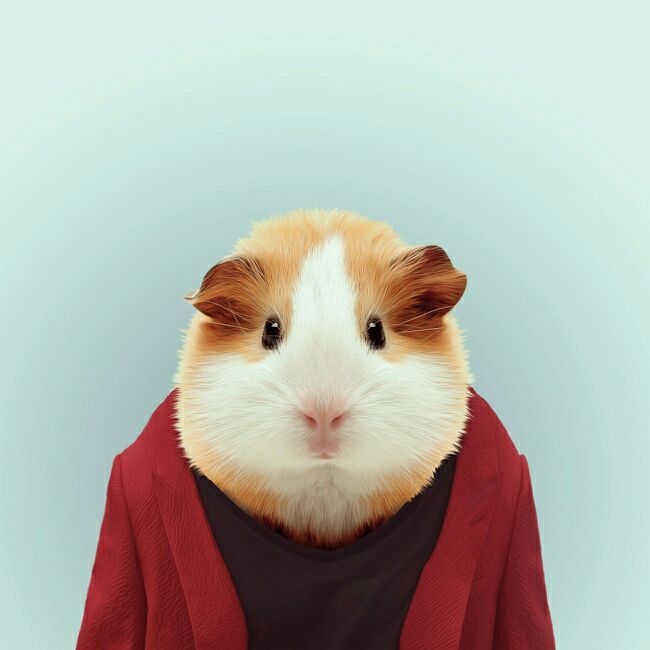
#> input picture 几何变换/单应性（homography）/01.jpg, 650 x 650 px
$ python demo01.py
#> lines starting #> are read from the running program, lines starting #| are printed output that depends on the picture
from PIL import Image
import numpy as np
import matplotlib.pyplot as plt
import matplotlib.image as mpimg

def get_approx_matrix(u, sigma, v, rank): #rank 表示截断式SVD的保留的奇异值个数
    m = len(u)
    n = len(v)
    a = np.zeros((m, n))
    k = 0
    while k < rank:
        uk = u[:, k].reshape(m, 1)
        vk = v[k].reshape(1, n)
        a += sigma[k] * np.dot(uk, vk)
        k += 1
    a[a < 0] = 0
    a[a > 255] = 255
    return a.astype("uint8")

def get_svd_image(file_path):
#> called with file_path = '01.jpg'
    name, suffix = file_path.split(".")
    img = Image.open(file_path, 'r')
#> img is the input picture: PIL image 650x650 RGB; mean R, G, B 180.3, 180.6, 172
    a = np.array(img)
    u0, sigma0, v0 = np.linalg.svd(a[:, :, 0])
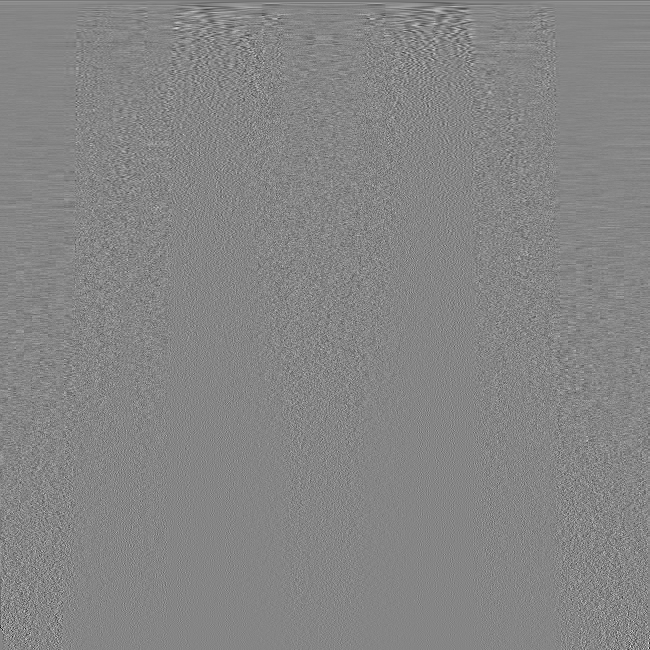
#> v0: shape (650, 650) float64; min -0.42, max 0.381, mean -6.46e-05; drawn with min black and max white
#> sigma0 = 650 values, max 119384.8 at index 0, min 1.18e-11 at index 628, mean 338.7
    u1, sigma1, v1 = np.linalg.svd(a[:, :, 1])
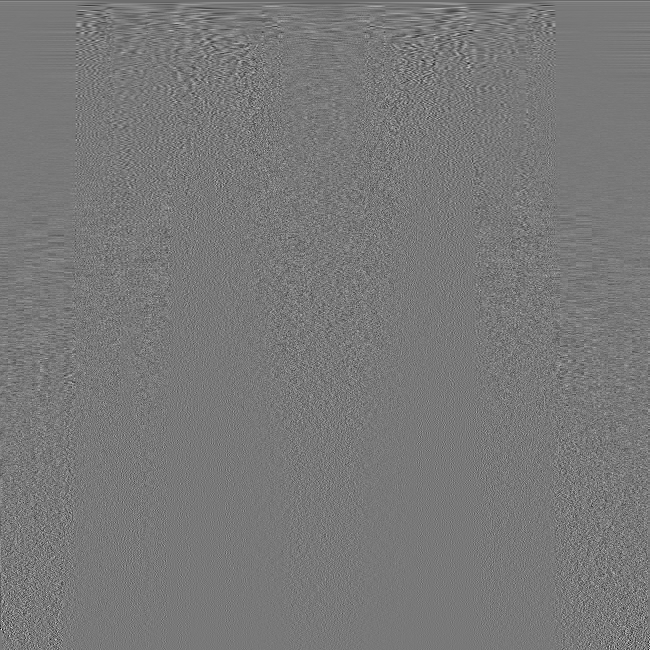
#> v1: shape (650, 650) float64; min -0.348, max 0.385, mean -6.64e-05; drawn with min black and max white
#> sigma1 = 650 values, max 123795.6 at index 0, min 1.2e-11 at index 629, mean 398.4
    u2, sigma2, v2 = np.linalg.svd(a[:, :, 2])
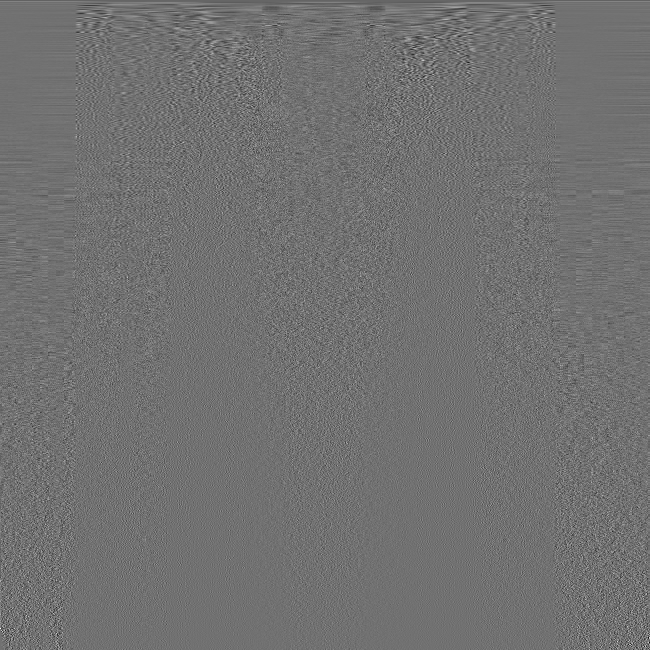
#> v2: shape (650, 650) float64; min -0.352, max 0.438, mean -6.93e-05; drawn with min black and max white
#> sigma2 = 650 values, max 118149.2 at index 0, min 1.14e-11 at index 629, mean 386.2
    print("origin image \n red rank:",len(sigma0), " green_rank:",
          len(sigma1)," blue_rank:", len(sigma2))
#| origin image
#|  red rank: 650  green_rank: 650  blue_rank: 650
    for rank in np.arange(5, 50, 5):
        red_matrix = get_approx_matrix(u0, sigma0, v0, rank)
        green_matrix = get_approx_matrix(u1, sigma1, v1, rank)
        blue_matrix = get_approx_matrix(u2, sigma2, v2, rank)
        I = np.stack((red_matrix, green_matrix, blue_matrix), 2)
        Image.fromarray(I).save(name + '-'+str(rank) + "." +suffix)
#> this loop made 9 passes
#> pass 1, in get_svd_image, `red_matrix = get_approx_matrix(u0, sigma0, v0, rank)`:
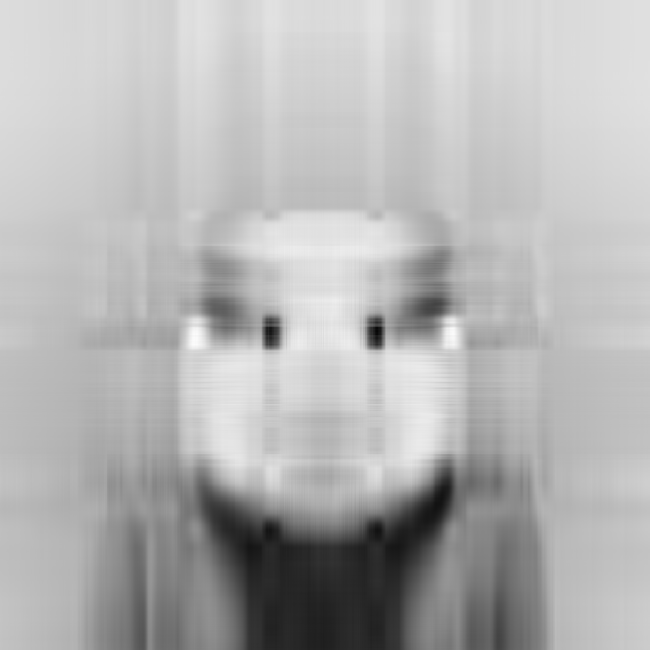
#> red_matrix: shape (650, 650); min 7, max 252, mean 179.8
#> pass 1, in get_svd_image, `green_matrix = get_approx_matrix(u1, sigma1, v1, rank)`:
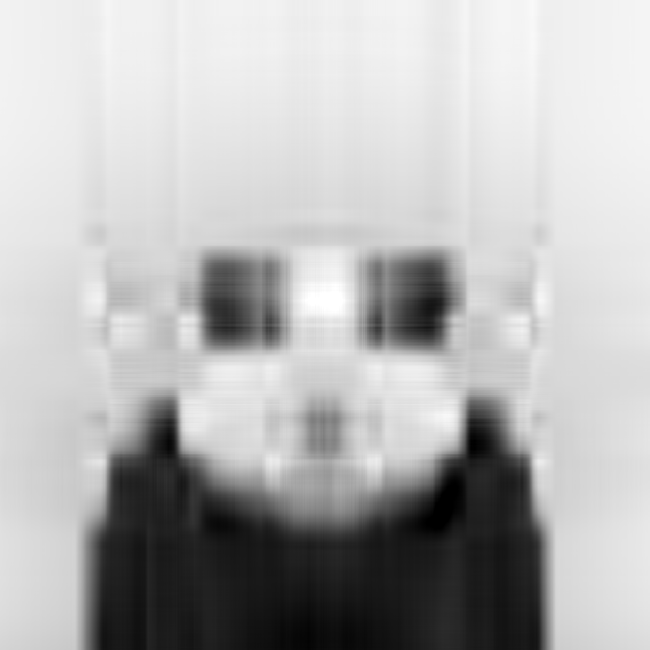
#> green_matrix: shape (650, 650); min 0, max 255, mean 180.1
#> pass 1, in get_svd_image, `I = np.stack((red_matrix, green_matrix, blue_matrix), 2)`:
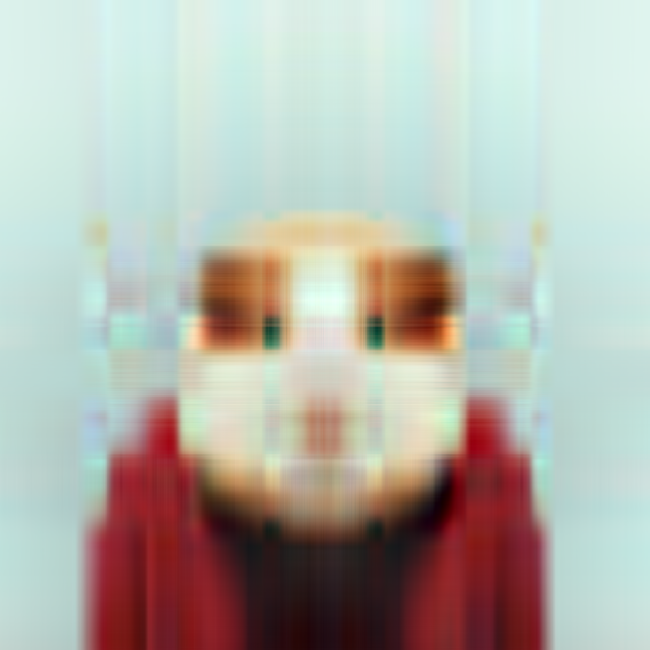
#> I: shape (650, 650, 3); mean of channels 0, 1, 2 179.8, 180.1, 171.5; drawn as R, G, B


get_svd_image("01.jpg")
plt.figure(figsize=(20,20))
for i in range(1, 10, 1):
    ax = plt.subplot(3,3,i)
    img = mpimg.imread("01-" + str(i*5) + ".jpg")
#> img: shape (650, 650, 3)
    ax.imshow(img)
    ax.set_title("rank:"+str(i*5))
    ax.set_axis_off()
plt.savefig('01_svd_compare.png')
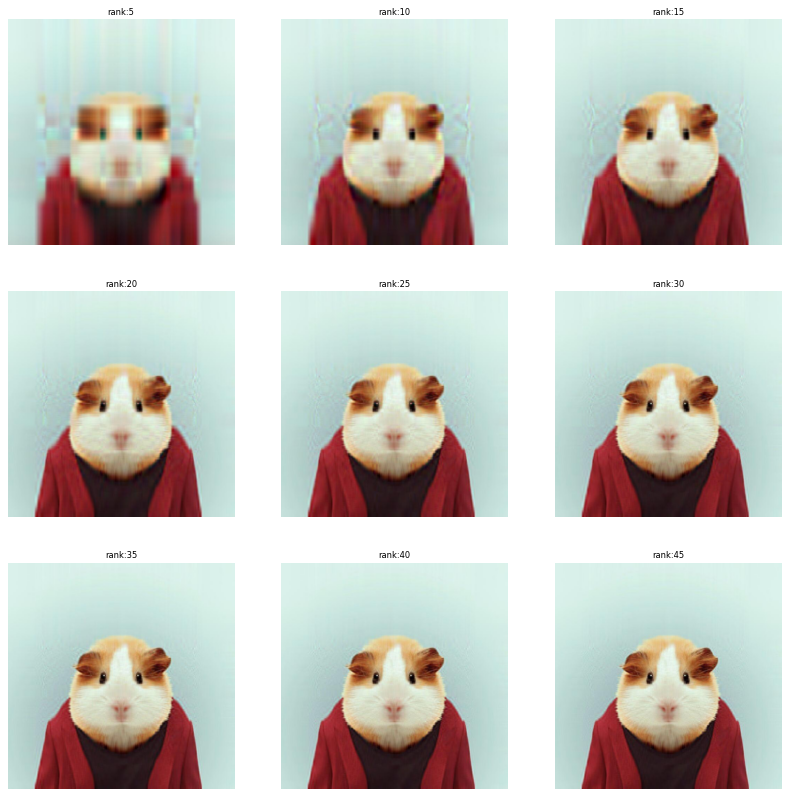
#> figure drawn by matplotlib, 9 panels
plt.show()
